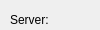
       <widget class="QWidget" name="page_share_shadowsocks">
        <property name="geometry">
         <rect>
          <x>0</x>
          <y>0</y>
          <width>100</width>
          <height>30</height>
         </rect>
        </property>
        <property name="styleSheet">
         <string notr="true"/>
        </property>
        <attribute name="label">
         <string>  Share for ShadowSocks client</string>
        </attribute>
        <widget class="QLabel" name="label_13">
         <property name="geometry">
          <rect>
           <x>10</x>
           <y>70</y>
           <width>100</width>
           <height>20</height>
          </rect>
         </property>
         <property name="text">
          <string>Password</string>
         </property>
        </widget>
        <widget class="QLabel" name="label_30">
         <property name="geometry">
          <rect>
           <x>10</x>
           <y>10</y>
           <width>100</width>
           <height>20</height>
          </rect>
         </property>
         <property name="text">
          <string>Server:</string>
         </property>
        </widget>
        <widget class="QLabel" name="label_31">
         <property name="geometry">
          <rect>
           <x>10</x>
           <y>50</y>
           <width>100</width>
           <height>20</height>
          </rect>
         </property>
         <property name="text">
          <string>Encryption:</string>
         </property>
        </widget>
        <widget class="QLabel" name="label_32">
         <property name="geometry">
          <rect>
           <x>10</x>
           <y>30</y>
           <width>100</width>
           <height>20</height>
          </rect>
         </property>
         <property name="text">
          <string>Port:</string>
         </property>
        </widget>
        <widget class="QLabel" name="label_share_ss_server">
         <property name="geometry">
          <rect>
           <x>130</x>
           <y>10</y>
           <width>111</width>
           <height>20</height>
          </rect>
         </property>
         <property name="text">
          <string>Server:</string>
         </property>
         <property name="textInteractionFlags">
          <set>Qt::LinksAccessibleByMouse|Qt::TextSelectableByMouse</set>
         </property>
        </widget>
        <widget class="QLabel" name="label_share_ss_method">
         <property name="geometry">
          <rect>
           <x>130</x>
           <y>50</y>
           <width>201</width>
           <height>20</height>
          </rect>
         </property>
         <property name="text">
          <string>Encryption:</string>
         </property>
         <property name="textInteractionFlags">
          <set>Qt::LinksAccessibleByMouse|Qt::TextSelectableByMouse</set>
         </property>
        </widget>
        <widget class="QLabel" name="label_share_ss_port">
         <property name="geometry">
          <rect>
           <x>130</x>
           <y>30</y>
           <width>111</width>
           <height>20</height>
          </rect>
         </property>
         <property name="text">
          <string>Port:</string>
         </property>
         <property name="textInteractionFlags">
          <set>Qt::LinksAccessibleByMouse|Qt::TextSelectableByMouse</set>
         </property>
        </widget>
        <widget class="QLabel" name="label_share_ss_password">
         <property name="geometry">
          <rect>
           <x>130</x>
           <y>70</y>
           <width>201</width>
           <height>20</height>
          </rect>
         </property>
         <property name="text">
          <string>Password:</string>
         </property>
         <property name="textInteractionFlags">
          <set>Qt::LinksAccessibleByMouse|Qt::TextSelectableByMouse</set>
         </property>
        </widget>
        <widget class="QLabel" name="label_33">
         <property name="geometry">
          <rect>
           <x>10</x>
           <y>100</y>
           <width>191</width>
           <height>20</height>
          </rect>
         </property>
         <property name="text">
          <string>Connection string</string>
         </property>
        </widget>
        <widget class="QPushButton" name="pushButton_share_ss_copy">
         <property name="geometry">
          <rect>
           <x>10</x>
           <y>180</y>
           <width>331</width>
           <height>40</height>
          </rect>
         </property>
         <property name="cursor">
          <cursorShape>PointingHandCursor</cursorShape>
         </property>
         <property name="styleSheet">
          <string notr="true">QPushButton {
	font-size: 13pt;
	font: &quot;Open Sans Semibold&quot;;
	color:rgb(212, 212, 212);
	
background: #181922;
border-radius: 4px;

font-family: Lato;
font-style: normal;
font-weight: normal;
font-size: 16px;
line-height: 21px;

}
QPushButton:hover {
background: #282932;
}</string>
         </property>
         <property name="text">
          <string>Copy</string>
         </property>
        </widget>
        <widget class="QLabel" name="label_share_ss_qr_code">
         <property name="geometry">
          <rect>
           <x>65</x>
           <y>250</y>
           <width>240</width>
           <height>240</height>
          </rect>
         </property>
         <property name="styleSheet">
          <string notr="true"/>
         </property>
         <property name="text">
          <string/>
         </property>
        </widget>
        <widget class="QLineEdit" name="lineEdit_share_ss_string">
         <property name="geometry">
          <rect>
           <x>10</x>
           <y>130</y>
           <width>331</width>
           <height>40</height>
          </rect>
         </property>
         <property name="styleSheet">
          <string notr="true">QLineEdit {
background: #F5F5F5;
border-radius: 10px;


font-family: Consolas;
font-style: normal;
font-weight: bold;
font-size: 20px;

text-align: center;

color: #15CDCB;

}</string>
         </property>
        </widget>
       </widget>
